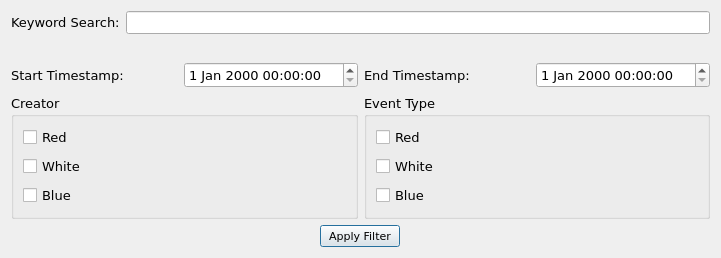
<?xml version="1.0" encoding="UTF-8"?>
<ui version="4.0">
 <class>filterDialog</class>
 <widget class="QDialog" name="filterDialog">
  <property name="geometry">
   <rect>
    <x>0</x>
    <y>0</y>
    <width>721</width>
    <height>258</height>
   </rect>
  </property>
  <property name="font">
   <font>
    <family>Verdana</family>
    <pointsize>8</pointsize>
    <weight>50</weight>
    <italic>false</italic>
    <bold>false</bold>
   </font>
  </property>
  <property name="windowTitle">
   <string>Filter</string>
  </property>
  <property name="styleSheet">
   <string notr="true"/>
  </property>
  <property name="sizeGripEnabled">
   <bool>false</bool>
  </property>
  <property name="modal">
   <bool>false</bool>
  </property>
  <layout class="QVBoxLayout" name="verticalLayout_3">
   <item>
    <layout class="QFormLayout" name="formLayout">
     <item row="0" column="0">
      <widget class="QLabel" name="label">
       <property name="font">
        <font>
         <pointsize>10</pointsize>
        </font>
       </property>
       <property name="text">
        <string>Keyword Search:</string>
       </property>
      </widget>
     </item>
     <item row="0" column="1">
      <widget class="QLineEdit" name="lineEdit">
       <property name="minimumSize">
        <size>
         <width>400</width>
         <height>0</height>
        </size>
       </property>
       <property name="font">
        <font>
         <family>Arial</family>
         <pointsize>10</pointsize>
        </font>
       </property>
       <property name="text">
        <string/>
       </property>
      </widget>
     </item>
    </layout>
   </item>
   <item>
    <layout class="QHBoxLayout" name="horizontalLayout">
     <item>
      <widget class="QLabel" name="label_2">
       <property name="font">
        <font>
         <pointsize>10</pointsize>
        </font>
       </property>
       <property name="text">
        <string>Start Timestamp:</string>
       </property>
      </widget>
     </item>
     <item>
      <widget class="QDateTimeEdit" name="dateTimeEdit">
       <property name="font">
        <font>
         <pointsize>10</pointsize>
        </font>
       </property>
      </widget>
     </item>
     <item>
      <widget class="QLabel" name="label_3">
       <property name="font">
        <font>
         <pointsize>10</pointsize>
        </font>
       </property>
       <property name="text">
        <string>End Timestamp:</string>
       </property>
      </widget>
     </item>
     <item>
      <widget class="QDateTimeEdit" name="dateTimeEdit_2">
       <property name="font">
        <font>
         <pointsize>10</pointsize>
        </font>
       </property>
      </widget>
     </item>
    </layout>
   </item>
   <item>
    <layout class="QHBoxLayout" name="horizontalLayout_2">
     <item>
      <widget class="QGroupBox" name="groupBox">
       <property name="font">
        <font>
         <pointsize>10</pointsize>
        </font>
       </property>
       <property name="title">
        <string>Creator</string>
       </property>
       <layout class="QVBoxLayout" name="verticalLayout">
        <item>
         <widget class="QCheckBox" name="checkBox">
          <property name="font">
           <font>
            <pointsize>10</pointsize>
           </font>
          </property>
          <property name="text">
           <string>Red</string>
          </property>
         </widget>
        </item>
        <item>
         <widget class="QCheckBox" name="checkBox_2">
          <property name="font">
           <font>
            <pointsize>10</pointsize>
           </font>
          </property>
          <property name="text">
           <string>White</string>
          </property>
         </widget>
        </item>
        <item>
         <widget class="QCheckBox" name="checkBox_3">
          <property name="font">
           <font>
            <pointsize>10</pointsize>
           </font>
          </property>
          <property name="text">
           <string>Blue</string>
          </property>
         </widget>
        </item>
       </layout>
      </widget>
     </item>
     <item>
      <widget class="QGroupBox" name="groupBox_2">
       <property name="font">
        <font>
         <pointsize>10</pointsize>
        </font>
       </property>
       <property name="title">
        <string>Event Type</string>
       </property>
       <layout class="QVBoxLayout" name="verticalLayout_2">
        <item>
         <widget class="QCheckBox" name="checkBox_6">
          <property name="font">
           <font>
            <pointsize>10</pointsize>
           </font>
          </property>
          <property name="text">
           <string>Red</string>
          </property>
         </widget>
        </item>
        <item>
         <widget class="QCheckBox" name="checkBox_5">
          <property name="font">
           <font>
            <pointsize>10</pointsize>
           </font>
          </property>
          <property name="text">
           <string>White</string>
          </property>
         </widget>
        </item>
        <item>
         <widget class="QCheckBox" name="checkBox_4">
          <property name="font">
           <font>
            <pointsize>10</pointsize>
           </font>
          </property>
          <property name="text">
           <string>Blue</string>
          </property>
         </widget>
        </item>
       </layout>
      </widget>
     </item>
    </layout>
   </item>
   <item alignment="Qt::AlignHCenter">
    <widget class="QPushButton" name="pushButton">
     <property name="sizePolicy">
      <sizepolicy hsizetype="Fixed" vsizetype="Fixed">
       <horstretch>0</horstretch>
       <verstretch>0</verstretch>
      </sizepolicy>
     </property>
     <property name="font">
      <font>
       <pointsize>8</pointsize>
      </font>
     </property>
     <property name="text">
      <string>Apply Filter</string>
     </property>
    </widget>
   </item>
  </layout>
 </widget>
 <resources/>
 <connections/>
</ui>
